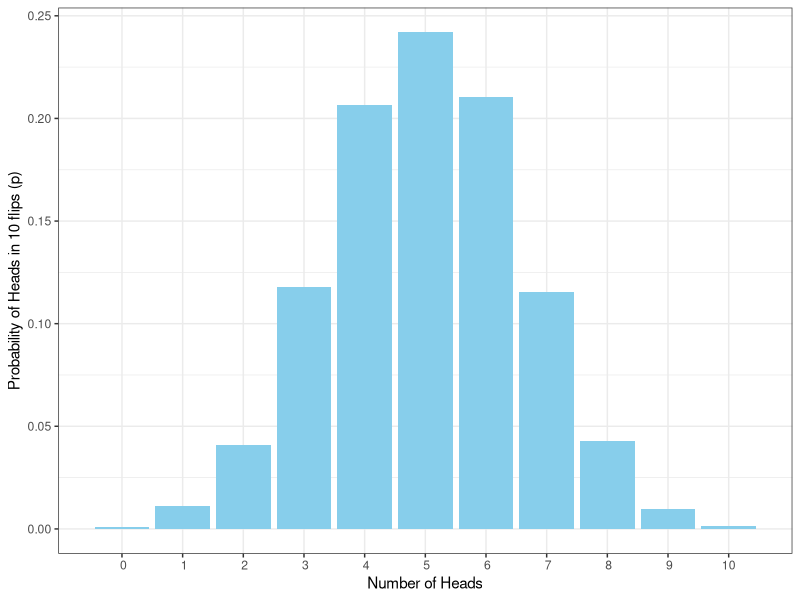
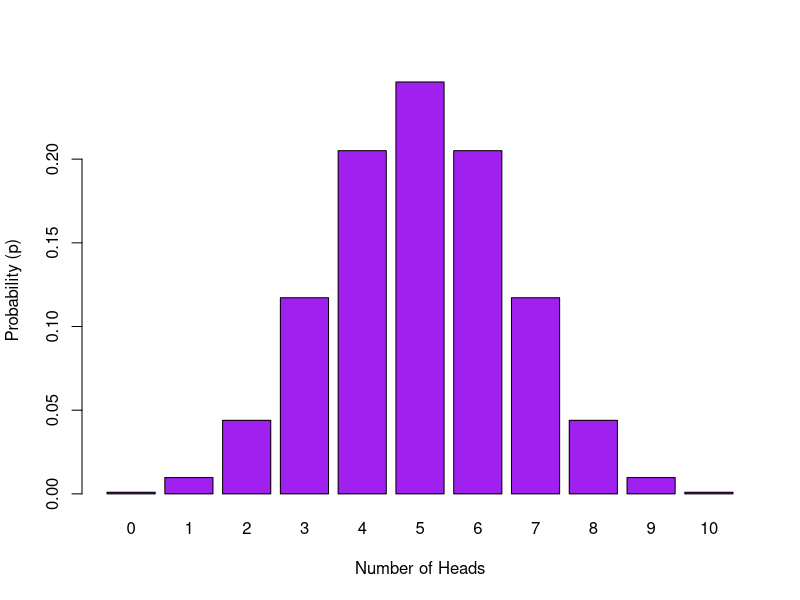
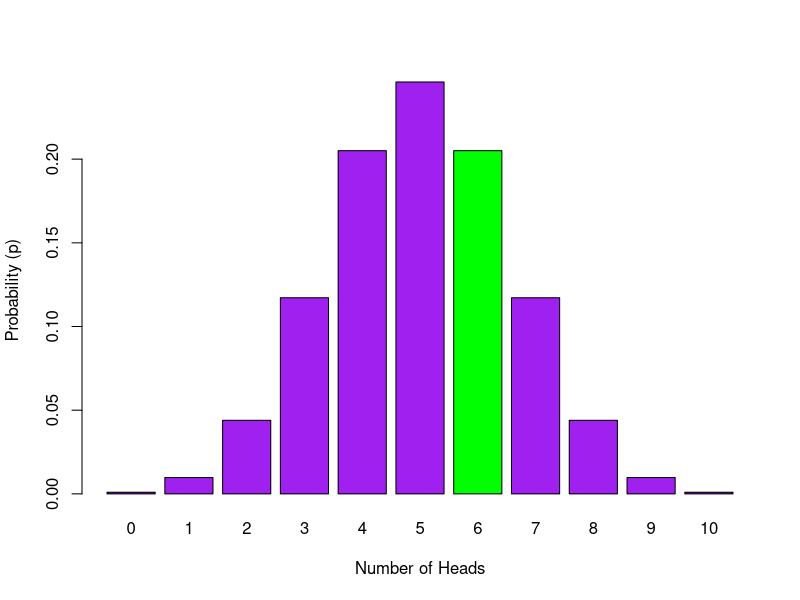
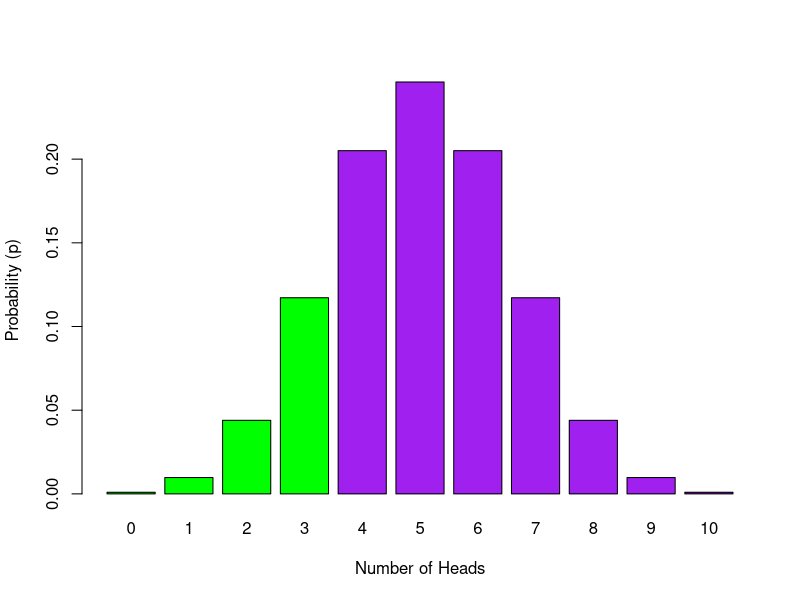
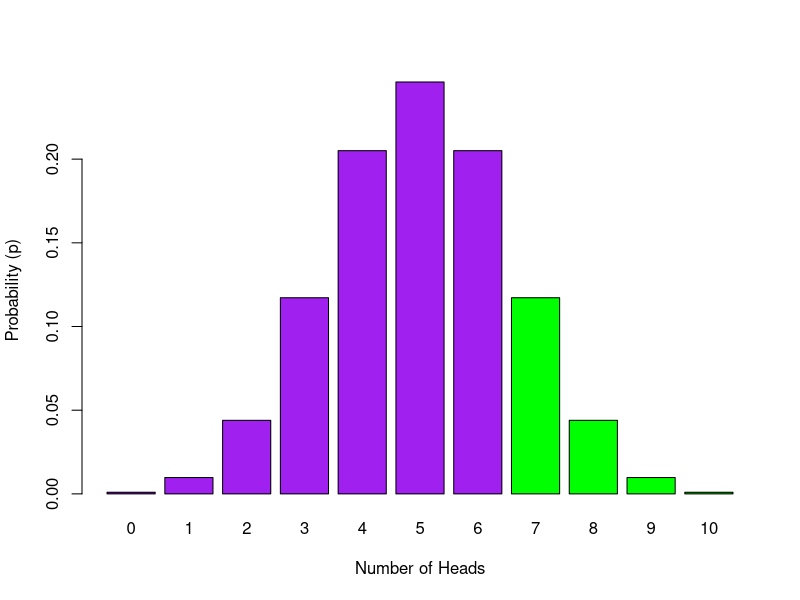

Reproduce these figures in R, in order.
## ---- chunk 1
cat("So the probability of an event is the number of all the possible ways an event could happen, divided by all the possible outcomes. When you combine probabilities of two separate events you multiple them together to obtain the cumulative probability.

But you may have noticed that sometimes we write p = .008, for example, and sometimes p = 0.008.  What is the difference? Well nothing really. However, there is a convention that as probability can never go above 1, then the 0 before the decimal place is pointless. Meaning that most people will write p = .008 instead of p = 0.008. We have allowed either version in the answers to this point, but try to get in the habit of writing it without the 0 before the decimal place.
")
## ---- chunk 2
cat("
1. Out of 12 possible outcomes you are looking for one possible event.

2. There are two separate scenarios here: in both scenarios there are 12 possible outcomes in which you are looking for one possible event. Since there are two separate scenarios, does this make it more or less likely that you will draw your name twice?

3. Think about the first trial: there are 120 possible outcomes (faces) in which you are looking for 10 possible events (inverted faces). In the second trial you have removed the first inverted face from the stimuli set so there are now only 119 trials in total and 9 inverted faces. Remember you need to combine the probabilities of the first trial and second trial results together!
")
## ---- chunk 3
cat("
1. p = 0.083 or p = .083. One outcome (your name) out of 12 possibilities, i.e. 1/12

2. p = 0.007 or p = .007. Because you replace the name on both draws it is 1/12. So 1/12*1/12 and then rounded to three decimal places

3. p = 0.006 or p = .006. It starts off as 10 out of 120, but as you remove one inverted face the second round is 9 out of 119. So the formula is (10/120)*(9/119)
")
## ---- chunk 4
library("tidyverse")

# Notice that because our event labels are strings (text), 
# we need to enter them into the function as a vector; i.e. in "quotes" 
sample(c("HEADS", "TAILS"), 10, TRUE) 
## ---- chunk 5
cat("
Sampling is simply choosing or selecting something - here we are randomly choosing one of the possible options. Other psychology experiment 'sampling' could include randomly selecting participants, randomly choosing which stimuli to present on a given trial, or randomly assigning participants to a condition e.g.drug or placebo...etc.

Replacement is putting the sampled option back into the 'pot' of possible options. For example, on the first turn you randomly sample HEADS from the options of HEADS and TAILS with replacement, meaning that on the next you have the same two options again; HEADS or TAILS. Sampling without replacement means that you remove the option from subsequent turns. So say on the first turn you randomly sample HEADS from the options HEADS and TAILS but without replacement. Now on the second turn you only have the option of TAILS to 'randomly' sample from. On the third turn without replacement you would have no options. So replacement means putting the option back for the next turn.
")
## ---- chunk 6
# Now that our event labels are numeric, we don't need the vector.
# 0:1 means all numbers from 0 to 1 in steps of 1. So basically, 0 and 1.
sample(0:1, 10, TRUE) %>% sum() 
## ---- chunk 7
cat("
A sampling distribution shows you the probability of each possible outcome; e.g. the probability of 5 heads in 10 flips, or the probability of 4 heads in 10 flips, or the probability of X heads in 10 flips of the coin.  
")
## ---- chunk 8
heads10k <- replicate(10000, sample(0:1, 10, TRUE) %>% sum())   
## ---- chunk 9
glimpse(heads10k)
## ---- chunk 10
data10k <- data_frame(heads = heads10k) %>%   # convert to a data frame 
                group_by(heads) %>%           # group by number of possibilities
                summarise(n = n(), p=n/10000) # count occurances of possibility,
                                              # & calculate probability (p) of
                                              # each
## ---- chunk 11
ggplot(data10k, aes(heads,p)) + 
  geom_col(fill = "skyblue") + 
  labs(x = "Number of Heads", y = "Probability of Heads in 10 flips (p)") +
  theme_bw() +
  scale_x_discrete(limits=0:10)
## ---- chunk 12
cat("
If you think about it, we can't get 5.5 heads or 2.3 heads, we can only get whole numbers, 2 heads or 5 heads. This means that the data and the distribution is discrete. (Don't be confused by one of the functions saying continuous)

To find the probability of getting say 4, 5, or 6 heads in 10 coin flips, you are combining related scenarios together, therefore you need to find the individual probabilities of getting 4, 5 or 6 heads in 10 coin flips, then sum the probabilities together to get the appropriate probability of obtaining 4, 5 or 6 heads. It is the same with 6 or more heads, just sum the probabilities of 6, 7, 8, 9 and 10 heads to get the probability of 6 or more heads.

Not sure if you should be summing or multiplying probabilities? A good way to remember, from both the coin flip examples and from the pack of cards examples earlier, is that if the scenarios are **related** you are summing probabilities, if scenarios are **separate** you are multiplying probabilities. **Related** scenarios are usually asking you about the probability of **'either / or'** scenarios occuring, whereas **separate** scenarios usually ask about the probability of one scenario **'and'** another scenario both occuring.

Your sample distribution `data10k` has already completed the first part of this calculation for you (finding individual probabilities of n heads in 10 coing flips), so all you need to to is sum the required probailities together!
")
## ---- chunk 13
dbinom(3, 10, 0.5)
## ---- chunk 14
dbinom(0:10, 10, 0.5)
## ---- chunk 15
barplot(dbinom(0:10, 10, 0.5), 
        names.arg = 0:10, 
        xlab = 'Number of Heads', 
        ylab = 'Probability (p)', 
        col = 'purple')  
## ---- chunk 16
dbinom(6, 10, 0.5)  # we only have to change the first (x) argument
## ---- chunk 17
barplot(dbinom(0:10, 10, 0.5), names.arg = 0:10, xlab = 'Number of Heads', ylab = 'Probability (p)' , col= c('purple', 'purple', 'purple', 'purple', 'purple', 'purple', 'green', 'purple', 'purple', 'purple', 'purple' ))
## ---- chunk 18
cat("You want to know the probability of 2 heads in 10 flips. X is therefor 2; Size is therefore 10; and the probability stays the same at .5, meaning that the code would look like this:

`dbinom(2, 10, 0.5)` = .04394531 or rounded = .044
")
## ---- chunk 19
dbinom(0:3, 10, 0.5) %>% sum()
## ---- chunk 20
pbinom(3, 10, 0.5, lower.tail = TRUE)  
## ---- chunk 21
barplot(dbinom(0:10, 10, 0.5), names.arg = 0:10, xlab = 'Number of Heads', ylab = 'Probability (p)' , col= c('green', 'green', 'green', 'green', 'purple', 'purple', 'purple', 'purple', 'purple', 'purple', 'purple' ))
## ---- chunk 22
pbinom(6, 10, 0.5, lower.tail = FALSE) 
## ---- chunk 23
barplot(dbinom(0:10, 10, 0.5), names.arg = 0:10, xlab = 'Number of Heads', ylab = 'Probability (p)' , col= c('purple', 'purple', 'purple', 'purple', 'purple', 'purple', 'purple', 'green', 'green', 'green', 'green' ))
## ---- chunk 24
cat("
The most confusing part for people we find is the concept of `lower.tail`.  If you look at a distribution, say the binomial, you find a lot of the high bars are in the middle of the distribution and the smaller bars are at the far left and right of the distribution. Well the far left and right of the distribution is called the **tail** of the distribution - they tend to be an extremity of the distribution that taper off like a.....well like a tail. A lot of the time we will talk of left and right tails but here in the `pbinom` function it only ever considers the data in relation to the left side of the data - this is what it calls the `lower.tail`.

Let's consider `lower.tail = TRUE`, this is the default, so if you dont state `lower.tail` then this is what is considered to be what you want. `lower.tail = TRUE` means all the values to the left of your value including the value you state. So on the binomial distribution if you say give me the probability of 5 heads or less, then you would set `lower.tail = TRUE` and you would be counting and summing the probability of 0, 1, 2, 3, 4 and 5 heads. You can check this with `dbinom(0:5, 10, .5) %>% sum()`.

However, if you say give me the probability of 7 or more heads, then you need to do `lower.tail = FALSE`, to consider the right-hand side tail, but also, you need to set the code as `pbinom(6, 10, .5, lower.tail = FALSE)`. Why 6 and not 7? Because the `pbinom` function, when `lower.tail = FALSE`, starts at the value **plus one to the value you state**; it always considers the value you state as being part of the `lower.tail` so if you say 6, it includes 6 in the `lower.tail` and then gives you 7, 8, 9 and 10 as the upper tail. If you said 7 with `lower.tail = FALSE`, then it would only give you 8, 9 and 10. This is tricky but worth keeping in mind when you are using `pbinom` function. And remember, you can always check it by using `dbinom(7:10, 10, .5) %>% sum()` and seeing whether it matches `pbinom(6, 10, 0.5, lower.tail=FALSE)` or `pbinom(7, 10, 0.5, lower.tail=FALSE)`
    ")
## ---- chunk 25
cat("
1. You are looking to calcuate the probability of 5 or less heads (`x`) out of 20 flips (`size`), with the probability of 'heads' in one trial (`prob`) remaining the same. Do you need the `lower.tail` call here if you are calculating the cumulative probability of the lower tail of the distribution?

2. You are looking to calculate the probability of 51 or more heads (`x`), out of 100 flips (`size`), with the probability of 'heads' in one trial (`prob`) remaining the same. Do you need the `lower.tail` call here if you are calculating the cumulative probability of the upper tail of the distribution?  Remember, because you are not looking at the `lower.tail`, the value of heads that you enter in `pbinom` will **not** be included in the final calculation, e.g. entering `pbinom(3, 100, lower.tail = FALSE)` will give you the probability for 4 and above heads. If you were instead looking at the `lower.tail`, entering `pbinom(3, 100, lower.tail = TRUE)` would give you the probability of 3 and below heads.
")
## ---- chunk 26
cat("
1. The code for the first one would be: pbinom(5, 20, 0.5) or pbinom(5, 20, 0.5, lower.tail = TRUE)

2. The code for the second one would be: pbinom(50, 100, 0.5, lower.tail = FALSE), giving an answer of .46. Remember you can confirm this with: dbinom(51:100, 100, 0.5) %>% sum()
")
## ---- chunk 27
qbinom(.05, 10, 0.5) 
## ---- chunk 28
cat("
We found a lot of students asking about `qbinom` and how it works when you are inputting two different probabilities as the arguments for `qbinom`. Let us try and make things clearer. 

The function is set up as `qbinom(p, size, prob)`. First of all, you have used `prob` in the previous two functions, `dbinom` and `pbinom`, and it represents the probability of success on a single trial (here it is the probability of 'heads' in one coin flip, .5). Now, `prob` represents the probability of success in **one** trial, whereas `p` represents the overall probability of success **across all trials** and gives you the number of heads that would give that probability. So you ask it for the minimum number of successes (e.g. heads) to maintain an overall probability of .05, in 10 flips, when the probability of a success on any one flip is .5. And it tells you the answer is 2.

`qbinom` also uses the `lower.tail` argument and it works in a similar fashion to `pbinom`.
")
## ---- chunk 29
cat("The answer would be 6 because the code would be: 

qbinom(0.1, 17, 0.5, lower.tail = TRUE)

Remember that you want an overall probability of 10% (`p` = .1), you have 17 flips in each go (`size` = 17), and the probability of heads on any one flip is .5 (`prob` = .5). And you want the minimum number so the `lower.tail` is TRUE.
")
